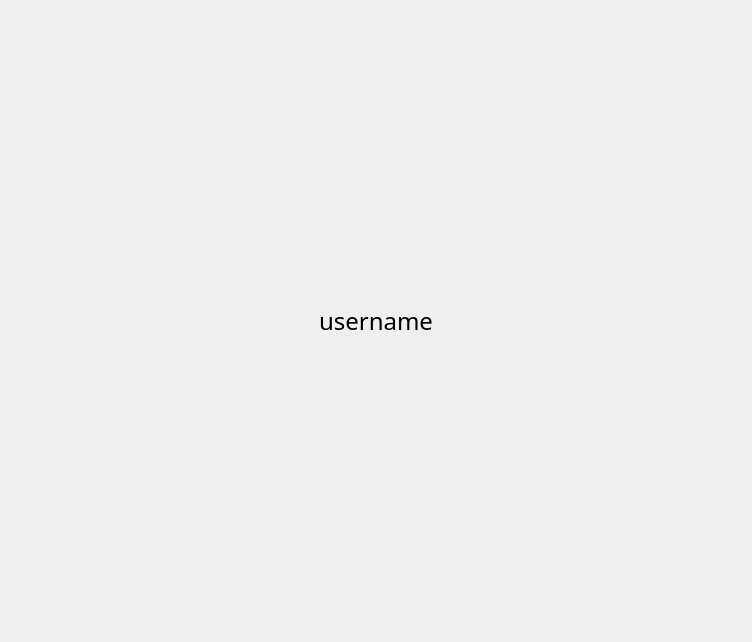
<?xml version="1.0" encoding="UTF-8"?>
<ui version="4.0">
 <class>Form</class>
 <widget class="QWidget" name="Form">
  <property name="geometry">
   <rect>
    <x>0</x>
    <y>0</y>
    <width>752</width>
    <height>642</height>
   </rect>
  </property>
  <property name="windowTitle">
   <string>Form</string>
  </property>
  <layout class="QVBoxLayout" name="verticalLayout">
   <item>
    <layout class="QHBoxLayout" name="horizontalLayout">
     <item>
      <widget class="QPushButton" name="chat">
       <property name="font">
        <font>
         <family>Mongolian Baiti</family>
         <pointsize>18</pointsize>
        </font>
       </property>
       <property name="styleSheet">
        <string notr="true">QPushButton {
    background: transparent;
    border: none;
}</string>
       </property>
       <property name="text">
        <string>username</string>
       </property>
       <property name="icon">
        <iconset resource="resources.qrc">
         <normaloff>:/icons/DefaultPFPSmall</normaloff>:/icons/DefaultPFPSmall</iconset>
       </property>
       <property name="iconSize">
        <size>
         <width>70</width>
         <height>70</height>
        </size>
       </property>
       <property name="flat">
        <bool>true</bool>
       </property>
      </widget>
     </item>
    </layout>
   </item>
  </layout>
 </widget>
 <resources>
  <include location="resources.qrc"/>
  <include location="resources.qrc"/>
 </resources>
 <connections/>
</ui>
